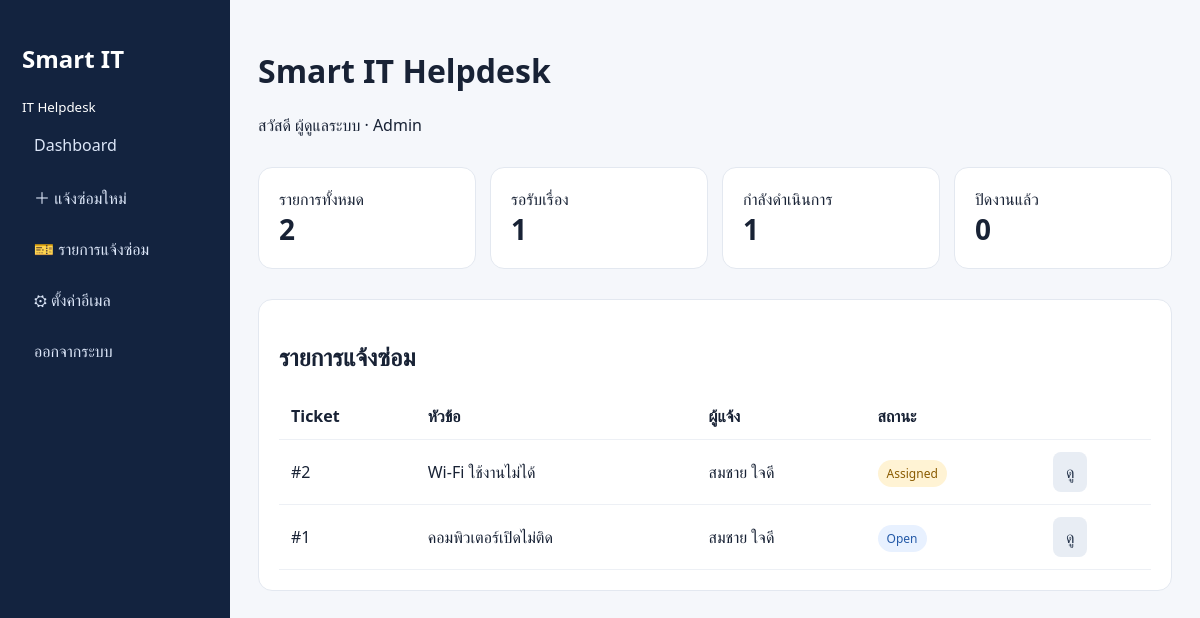
Screenshot of /index.php (signed in) with the database file from the repository.
### tables this page shows
CREATE TABLE tickets (
  id INT AUTO_INCREMENT PRIMARY KEY,
  user_id INT NOT NULL,
  technician_id INT NULL,
  category_id INT NULL,
  title VARCHAR(255) NOT NULL,
  description TEXT NOT NULL,
  priority ENUM('Low','Medium','High') NOT NULL DEFAULT 'Medium',
  status ENUM('Open','Assigned','InProgress','Resolved','Closed') NOT NULL DEFAULT 'Open',
  attachment VARCHAR(255) NULL,
  created_at TIMESTAMP DEFAULT CURRENT_TIMESTAMP,
  updated_at TIMESTAMP DEFAULT CURRENT_TIMESTAMP ON UPDATE CURRENT_TIMESTAMP,
  FOREIGN KEY (user_id) REFERENCES users(id),
  FOREIGN KEY (technician_id) REFERENCES users(id) ON DELETE SET NULL,
  FOREIGN KEY (category_id) REFERENCES categories(id) ON DELETE SET NULL
);

CREATE TABLE users (
  id INT AUTO_INCREMENT PRIMARY KEY,
  name VARCHAR(150) NOT NULL,
  email VARCHAR(190) NOT NULL UNIQUE,
  password_hash VARCHAR(255) NOT NULL,
  role ENUM('User','Technician','Admin') NOT NULL DEFAULT 'User',
  created_at TIMESTAMP DEFAULT CURRENT_TIMESTAMP
);

### index.php (the view, shortened to what this page needs)
<?php
require_once __DIR__.'/config/db.php';
 ?>
 </div></body></html><?php exit;
$me=$_SESSION['user'];
function h($x){return htmlspecialchars($x??'',ENT_QUOTES,'UTF-8');}
function tickets($pdo,$me){
 if($me['role']==='User'){$s=$pdo->prepare("SELECT t.*,c.name category,u.name username,te.name tech FROM tickets t LEFT JOIN categories c ON c.id=t.category_id JOIN users u ON u.id=t.user_id LEFT JOIN users te ON te.id=t.technician_id WHERE t.user_id=? ORDER BY t.id DESC");$s->execute([$me['id']]);}
 elseif($me['role']==='Technician'){$s=$pdo->prepare("SELECT t.*,c.name category,u.name username,te.name tech FROM tickets t LEFT JOIN categories c ON c.id=t.category_id JOIN users u ON u.id=t.user_id LEFT JOIN users te ON te.id=t.technician_id WHERE t.technician_id=? OR t.status='Open' ORDER BY t.id DESC");$s->execute([$me['id']]);}
 else{$s=$pdo->query("SELECT t.*,c.name category,u.name username,te.name tech FROM tickets t LEFT JOIN categories c ON c.id=t.category_id JOIN users u ON u.id=t.user_id LEFT JOIN users te ON te.id=t.technician_id ORDER BY t.id DESC");}
 return $s->fetchAll();
}
$rows=tickets($pdo,$me);
?>
<!doctype html><html lang="th"><head><meta charset="utf-8"><meta name="viewport" content="width=device-width"><title>Smart IT Helpdesk</title></head><body>
<aside class="side"><h2>Smart IT</h2><small>IT Helpdesk</small><a href="index.php">Dashboard</a><a href="index.php?create=1">＋ แจ้งซ่อมใหม่</a><a href="index.php?tickets=1">🎫 รายการแจ้งซ่อม</a><?php if($me['role']==='Admin'): ?><a href="admin_settings.php">⚙ ตั้งค่าอีเมล</a><?php endif; ?><a href="index.php?logout=1">ออกจากระบบ</a></aside>
<main class="main"><div class="top"><div><h1>Smart IT Helpdesk</h1><p>สวัสดี <?=h($me['name'])?> · <?=h($me['role'])?></p></div></div>
<?php if(isset($_GET['create'])):?>
<div class="card"><h2>แจ้งซ่อมใหม่</h2><form method="post"><label>หัวข้อ</label><input name="title" required><label>หมวดหมู่</label><select name="category"><?php foreach($pdo->query("SELECT * FROM categories") as $c):?><option value="<?=$c['id']?>"><?=h($c['name'])?></option><?php endforeach;?></select><div class="two"><div><label>ความสำคัญ</label><select name="priority"><option>Low</option><option selected>Medium</option><option>High</option></select></div></div><label>รายละเอียด</label><textarea name="description" required></textarea><button class="btn" name="create">ส่งรายการแจ้งซ่อม</button></form></div>
<?php else:
$count=count($rows);$open=count(array_filter($rows,fn($x)=>$x['status']==='Open'));$working=count(array_filter($rows,fn($x)=>in_array($x['status'],['Assigned','InProgress'])));$closed=count(array_filter($rows,fn($x)=>$x['status']==='Closed'));
?>
<div class="grid"><div class="card"><div>รายการทั้งหมด</div><div class="stat"><?=$count?></div></div><div class="card"><div>รอรับเรื่อง</div><div class="stat"><?=$open?></div></div><div class="card"><div>กำลังดำเนินการ</div><div class="stat"><?=$working?></div></div><div class="card"><div>ปิดงานแล้ว</div><div class="stat"><?=$closed?></div></div></div>
<div class="card"><h2>รายการแจ้งซ่อม</h2><table><tr><th>Ticket</th><th>หัวข้อ</th><th>ผู้แจ้ง</th><th>สถานะ</th><th></th></tr><?php foreach($rows as $r):?><tr><td>#<?=$r['id']?></td><td><?=h($r['title'])?></td><td><?=h($r['username'])?></td><td><span class="badge <?=strtolower($r['status'])?>"><?=h($r['status'])?></span></td><td><a class="btn gray" href="index.php?view=<?=$r['id']?>">ดู</a></td></tr><?php endforeach;?></table></div>
<?php endif;?></main></body></html>

### index.php (style rules this page uses)
* { box-sizing:border-box }
body { margin:0;font-family:Segoe UI,Arial;background:#f5f7fb;color:#182235 }
.side { position:fixed;width:230px;height:100%;background:#13233f;color:white;padding:22px }
.side a { display:block;color:#dce6f8;text-decoration:none;padding:12px;border-radius:8px;margin:5px 0 }
.main { margin-left:230px;padding:28px;max-width:1250px }
.top { display:flex;justify-content:space-between }
.card { background:#fff;padding:20px;border:1px solid #e3e8f0;border-radius:14px;margin:15px 0 }
.grid { display:grid;grid-template-columns:repeat(4,1fr);gap:14px }
.stat { font-size:28px;font-weight:bold }
table { width:100%;border-collapse:collapse }
th,td { padding:12px;border-bottom:1px solid #edf0f5;text-align:left }
.btn { display:inline-block;padding:9px 13px;background:#2563eb;color:#fff;border:0;border-radius:8px;text-decoration:none }
.gray { background:#e8edf4;color:#27364d }
.badge { padding:5px 9px;border-radius:20px;font-size:12px }
.open { background:#e8f1ff;color:#245aa8 }
.assigned { background:#fff3d4;color:#8a5b00 }

### rows the page displays
tickets: id "2", title "Wi-Fi ใช้งานไม่ได้", user.name "สมชาย ใจดี", status "Assigned"
tickets: id "1", title "คอมพิวเตอร์เปิดไม่ติด", user.name "สมชาย ใจดี", status "Open"

### other values shown
$me['name'] "ผู้ดูแลระบบ"
$me['role'] "Admin"
$count "2"
$open "1"
$working "1"
$closed "0"
